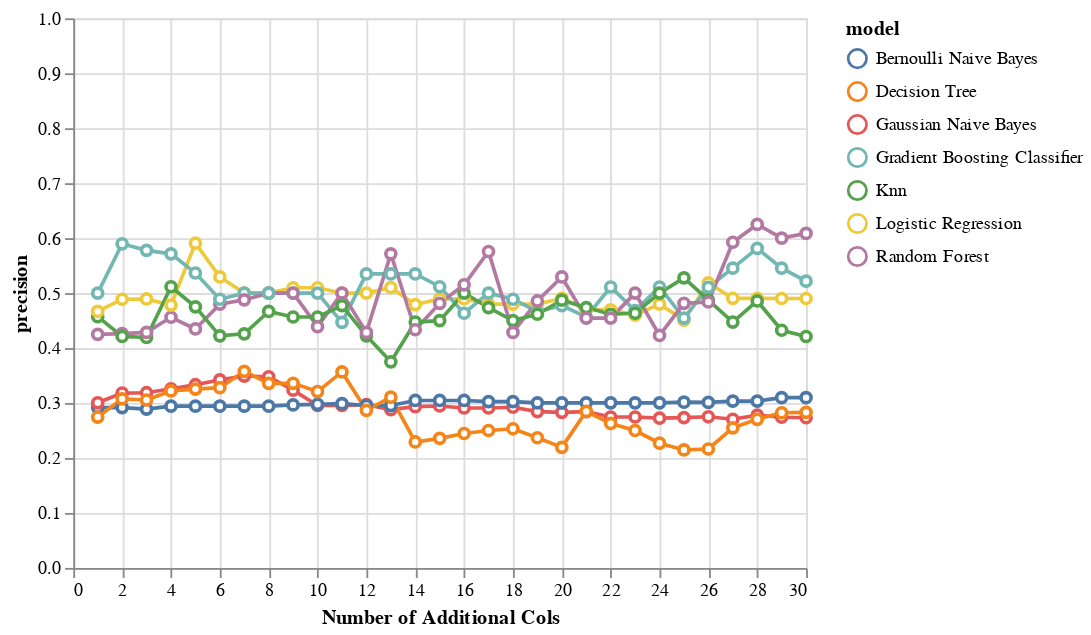

Notebook cell for this chart:
### Code cell
alt.Chart(perf_subset).mark_line(
       point={
         "filled": False,
         "fill": "white"
       }
).encode(
    x = alt.X('addl_cols', title="Number of Additional Cols"),
    y = alt.Y('precision', scale=alt.Scale(domain=[0, 1])),
    color = 'model'
)

### Figure 1 — Vega-Lite specification as saved in the notebook (floating-point values rounded to 4 significant figures; data arrays with more than 128 entries replaced by an {"elided": "..."} marker saying what was removed)
{"config": {"view": {"continuousWidth": 400, "continuousHeight": 300}}, "data": {"name": "data-1b8b299cb3bba1c61e867452c8a6f2bd"}, "mark": {"type": "line", "point": {"filled": false, "fill": "white"}}, "encoding": {"color": {"field": "model", "type": "nominal"}, "x": {"field": "addl_cols", "title": "Number of Additional Cols", "type": "quantitative"}, "y": {"field": "precision", "scale": {"domain": [0, 1]}, "type": "quantitative"}}, "$schema": "https://vega.github.io/schema/vega-lite/v4.17.0.json", "datasets": {"data-1b8b299cb3bba1c61e867452c8a6f2bd": {"elided": "210 records"}}}
